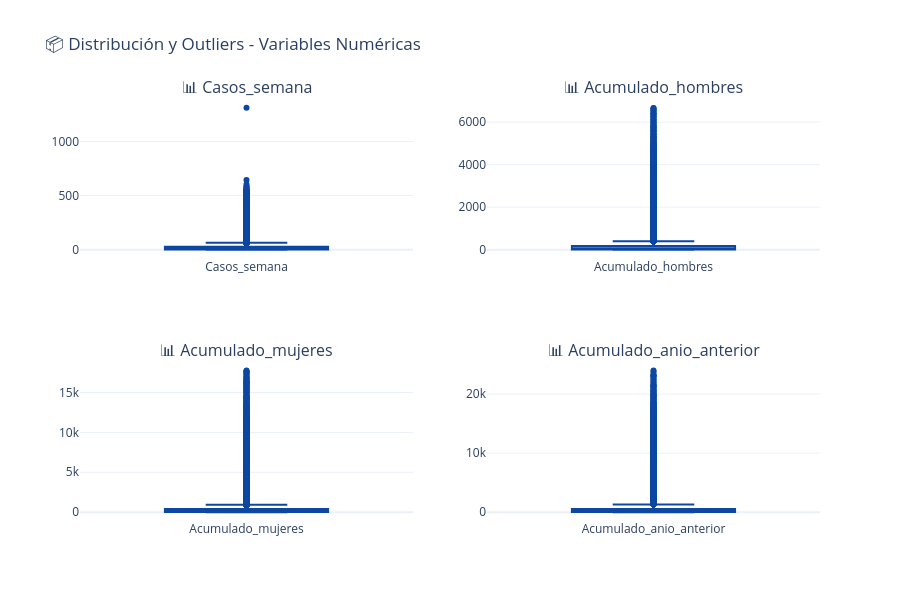

Source (notebook cell):
### Code cell
"""
Visualización de outliers con boxplots.
"""
# Crear subplots para todas las variables numéricas
fig = make_subplots(
    rows=2, cols=2,
    subplot_titles=[f'📊 {col}' for col in NUMERIC_COLS if col in df.columns]
)

positions = [(1, 1), (1, 2), (2, 1), (2, 2)]

for idx, col in enumerate([c for c in NUMERIC_COLS if c in df.columns]):
    row, col_pos = positions[idx]
    fig.add_trace(
        go.Box(
            y=df[col],
            name=col,
            marker_color=COLORS['primary'],
            boxpoints='outliers'
        ),
        row=row, col=col_pos
    )

fig.update_layout(
    height=600,
    title_text='📦 Distribución y Outliers - Variables Numéricas',
    showlegend=False,
    template=PLOTLY_TEMPLATE
)

fig.show(config=PLOT_CONFIG)

### Figure 1 — Plotly figure (JSON) as saved in the notebook; plotly's stock layout.template omitted (floating-point values rounded to 4 significant figures; data arrays with more than 128 entries replaced by an {"elided": "..."} marker saying what was removed)
{"data": [{"boxpoints": "outliers", "marker": {"color": "#0D47A1"}, "name": "Casos_semana", "type": "box", "xaxis": "x", "y": {"elided": "60288 int values"}, "yaxis": "y"}, {"boxpoints": "outliers", "marker": {"color": "#0D47A1"}, "name": "Acumulado_hombres", "type": "box", "xaxis": "x2", "y": {"elided": "60288 int values"}, "yaxis": "y2"}, {"boxpoints": "outliers", "marker": {"color": "#0D47A1"}, "name": "Acumulado_mujeres", "type": "box", "xaxis": "x3", "y": {"elided": "60288 int values"}, "yaxis": "y3"}, {"boxpoints": "outliers", "marker": {"color": "#0D47A1"}, "name": "Acumulado_anio_anterior", "type": "box", "xaxis": "x4", "y": {"elided": "60288 int values"}, "yaxis": "y4"}], "layout": {"annotations": [{"font": {"size": 16}, "showarrow": false, "text": "📊 Casos_semana", "x": 0.225, "xanchor": "center", "xref": "paper", "y": 1, "yanchor": "bottom", "yref": "paper"}, {"font": {"size": 16}, "showarrow": false, "text": "📊 Acumulado_hombres", "x": 0.775, "xanchor": "center", "xref": "paper", "y": 1, "yanchor": "bottom", "yref": "paper"}, {"font": {"size": 16}, "showarrow": false, "text": "📊 Acumulado_mujeres", "x": 0.225, "xanchor": "center", "xref": "paper", "y": 0.375, "yanchor": "bottom", "yref": "paper"}, {"font": {"size": 16}, "showarrow": false, "text": "📊 Acumulado_anio_anterior", "x": 0.775, "xanchor": "center", "xref": "paper", "y": 0.375, "yanchor": "bottom", "yref": "paper"}], "height": 600, "showlegend": false, "title": {"text": "📦 Distribución y Outliers - Variables Numéricas"}, "xaxis": {"anchor": "y", "domain": [0, 0.45]}, "xaxis2": {"anchor": "y2", "domain": [0.55, 1]}, "xaxis3": {"anchor": "y3", "domain": [0, 0.45]}, "xaxis4": {"anchor": "y4", "domain": [0.55, 1]}, "yaxis": {"anchor": "x", "domain": [0.625, 1]}, "yaxis2": {"anchor": "x2", "domain": [0.625, 1]}, "yaxis3": {"anchor": "x3", "domain": [0, 0.375]}, "yaxis4": {"anchor": "x4", "domain": [0, 0.375]}}}
